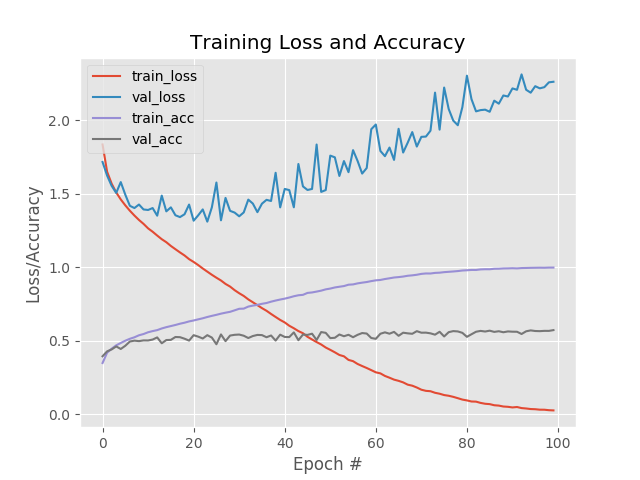

The Python source for this figure:
# import necessary packages
from sklearn.preprocessing import LabelBinarizer
from sklearn.metrics import classification_report
from keras.models import Sequential
from keras.layers.core import Dense
from keras.optimizers import SGD
from keras.datasets import cifar10
import matplotlib.pyplot as plt
import numpy as np

# load the training and testing data and apply feature scaling
print("[INFO] loading CIFAR-10 data...")
((trainX, trainY), (testX, testY)) = cifar10.load_data()
trainX = trainX.astype("float") / 255.0
testX = testX.astype("float") / 255.0
trainX = trainX.reshape((trainX.shape[0], 3072))
testX = testX.reshape((testX.shape[0], 3072))

# convert the labels from integers to vectors
lb = LabelBinarizer()
trainY = lb.fit_transform(trainY)
testY = lb.transform(testY)

# initialize the label names for the CIFAR-10 dataset
labelNames = ["airplane", "automobile", "bird", "cat", "deer", "dog",
	"frog", "horse", "ship", "truck"]
	
# define the architecture
model = Sequential()
model.add(Dense(1024, input_shape=(3072,), activation="relu"))
model.add(Dense(512, activation="relu"))
model.add(Dense(10,activation="softmax"))

# train the model using SGD
print("[INFO] training network...")
sgd = SGD(0.01)
model.compile(loss="categorical_crossentropy", optimizer=sgd,
	metrics=["accuracy"])
H = model.fit(trainX, trainY, validation_data=(testX, testY), 
	epochs=100, batch_size=32)
	
# evaluation 
print("[INFO] evaluating the network...")
predictions = model.predict(testX, batch_size=32)
print(classification_report(testY.argmax(axis=1),
	predictions.argmax(axis=1), target_names=labelNames))

# plot the training loss and accuracy
plt.style.use("ggplot")
plt.figure()
plt.plot(np.arange(0, 100), H.history["loss"], label="train_loss")
plt.plot(np.arange(0, 100), H.history["val_loss"], label="val_loss")
plt.plot(np.arange(0, 100), H.history["acc"], label="train_acc")
plt.plot(np.arange(0, 100), H.history["val_acc"], label="val_acc")
plt.title("Training Loss and Accuracy")
plt.xlabel("Epoch #")
plt.ylabel("Loss/Accuracy")
plt.legend()
plt.show()
